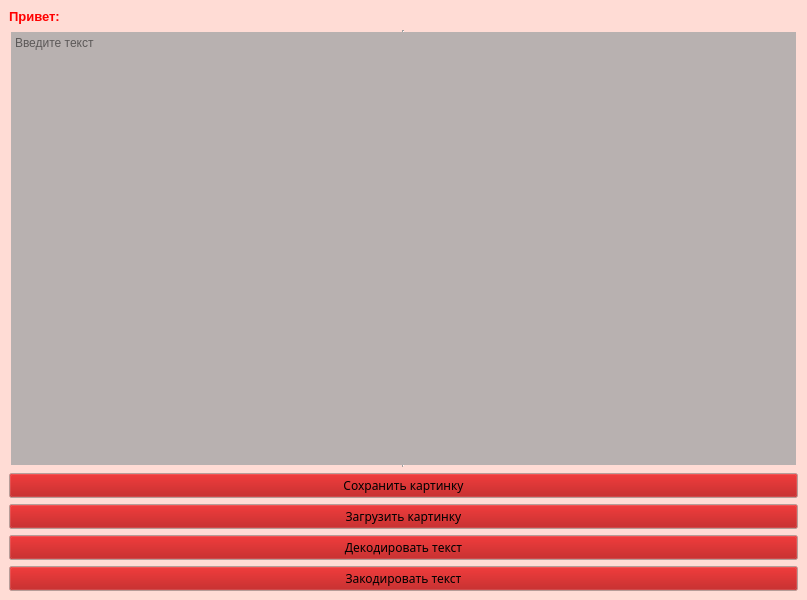
<?xml version="1.0" encoding="UTF-8"?>
<ui version="4.0">
 <class>MainWindow</class>
 <widget class="QMainWindow" name="MainWindow">
  <property name="geometry">
   <rect>
    <x>0</x>
    <y>0</y>
    <width>807</width>
    <height>600</height>
   </rect>
  </property>
  <property name="palette">
   <palette>
    <active>
     <colorrole role="Button">
      <brush brushstyle="SolidPattern">
       <color alpha="255">
        <red>170</red>
        <green>0</green>
        <blue>0</blue>
       </color>
      </brush>
     </colorrole>
     <colorrole role="Midlight">
      <brush brushstyle="SolidPattern">
       <color alpha="255">
        <red>255</red>
        <green>255</green>
        <blue>255</blue>
       </color>
      </brush>
     </colorrole>
     <colorrole role="Base">
      <brush brushstyle="SolidPattern">
       <color alpha="255">
        <red>184</red>
        <green>177</green>
        <blue>176</blue>
       </color>
      </brush>
     </colorrole>
     <colorrole role="Window">
      <brush brushstyle="SolidPattern">
       <color alpha="255">
        <red>255</red>
        <green>220</green>
        <blue>213</blue>
       </color>
      </brush>
     </colorrole>
     <colorrole role="ToolTipBase">
      <brush brushstyle="SolidPattern">
       <color alpha="255">
        <red>255</red>
        <green>255</green>
        <blue>255</blue>
       </color>
      </brush>
     </colorrole>
    </active>
    <inactive>
     <colorrole role="Button">
      <brush brushstyle="SolidPattern">
       <color alpha="255">
        <red>170</red>
        <green>0</green>
        <blue>0</blue>
       </color>
      </brush>
     </colorrole>
     <colorrole role="Midlight">
      <brush brushstyle="SolidPattern">
       <color alpha="255">
        <red>255</red>
        <green>255</green>
        <blue>255</blue>
       </color>
      </brush>
     </colorrole>
     <colorrole role="Base">
      <brush brushstyle="SolidPattern">
       <color alpha="255">
        <red>184</red>
        <green>177</green>
        <blue>176</blue>
       </color>
      </brush>
     </colorrole>
     <colorrole role="Window">
      <brush brushstyle="SolidPattern">
       <color alpha="255">
        <red>255</red>
        <green>220</green>
        <blue>213</blue>
       </color>
      </brush>
     </colorrole>
     <colorrole role="ToolTipBase">
      <brush brushstyle="SolidPattern">
       <color alpha="255">
        <red>255</red>
        <green>255</green>
        <blue>255</blue>
       </color>
      </brush>
     </colorrole>
    </inactive>
    <disabled>
     <colorrole role="Button">
      <brush brushstyle="SolidPattern">
       <color alpha="255">
        <red>170</red>
        <green>0</green>
        <blue>0</blue>
       </color>
      </brush>
     </colorrole>
     <colorrole role="Midlight">
      <brush brushstyle="SolidPattern">
       <color alpha="255">
        <red>255</red>
        <green>255</green>
        <blue>255</blue>
       </color>
      </brush>
     </colorrole>
     <colorrole role="Base">
      <brush brushstyle="SolidPattern">
       <color alpha="255">
        <red>255</red>
        <green>220</green>
        <blue>213</blue>
       </color>
      </brush>
     </colorrole>
     <colorrole role="Window">
      <brush brushstyle="SolidPattern">
       <color alpha="255">
        <red>255</red>
        <green>220</green>
        <blue>213</blue>
       </color>
      </brush>
     </colorrole>
     <colorrole role="ToolTipBase">
      <brush brushstyle="SolidPattern">
       <color alpha="255">
        <red>255</red>
        <green>255</green>
        <blue>255</blue>
       </color>
      </brush>
     </colorrole>
    </disabled>
   </palette>
  </property>
  <property name="focusPolicy">
   <enum>Qt::ClickFocus</enum>
  </property>
  <property name="contextMenuPolicy">
   <enum>Qt::ActionsContextMenu</enum>
  </property>
  <property name="windowTitle">
   <string>Приложение мое</string>
  </property>
  <property name="windowIcon">
   <iconset>
    <normaloff>../../../../../Users/user/Desktop/wA8aDFw6k6A.jpg</normaloff>../../../../../Users/user/Desktop/wA8aDFw6k6A.jpg</iconset>
  </property>
  <property name="statusTip">
   <string/>
  </property>
  <property name="accessibleName">
   <string/>
  </property>
  <property name="accessibleDescription">
   <string/>
  </property>
  <property name="documentMode">
   <bool>false</bool>
  </property>
  <property name="tabShape">
   <enum>QTabWidget::Rounded</enum>
  </property>
  <widget class="QWidget" name="centralwidget">
   <layout class="QVBoxLayout" name="verticalLayout">
    <item>
     <widget class="QLabel" name="label">
      <property name="text">
       <string>&lt;span style=&quot;font-size:10pt; color:#ff0000;&quot;&gt;&lt;b&gt;Привет:&lt;/b&gt;&lt;/span&gt;
</string>
      </property>
     </widget>
    </item>
    <item>
     <widget class="QPlainTextEdit" name="plainTextEdit">
      <property name="frameShape">
       <enum>QFrame::VLine</enum>
      </property>
      <property name="readOnly">
       <bool>false</bool>
      </property>
      <property name="placeholderText">
       <string>Введите текст</string>
      </property>
     </widget>
    </item>
    <item>
     <widget class="QPushButton" name="pushButton_2">
      <property name="font">
       <font>
        <family>Impact</family>
       </font>
      </property>
      <property name="text">
       <string>Сохранить картинку</string>
      </property>
      <property name="iconSize">
       <size>
        <width>16</width>
        <height>16</height>
       </size>
      </property>
     </widget>
    </item>
    <item>
     <widget class="QPushButton" name="pushButton">
      <property name="font">
       <font>
        <family>Impact</family>
       </font>
      </property>
      <property name="text">
       <string>Загрузить картинку</string>
      </property>
     </widget>
    </item>
    <item>
     <widget class="QPushButton" name="pushButton_4">
      <property name="font">
       <font>
        <family>Impact</family>
       </font>
      </property>
      <property name="text">
       <string>Декодировать текст</string>
      </property>
     </widget>
    </item>
    <item>
     <widget class="QPushButton" name="pushButton_3">
      <property name="font">
       <font>
        <family>Impact</family>
       </font>
      </property>
      <property name="text">
       <string>Закодировать текст</string>
      </property>
     </widget>
    </item>
   </layout>
  </widget>
 </widget>
 <resources/>
 <connections/>
</ui>
